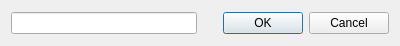
<?xml version="1.0" encoding="UTF-8"?>
<ui version="4.0">
 <class>GetPswd</class>
 <widget class="QDialog" name="GetPswd">
  <property name="geometry">
   <rect>
    <x>0</x>
    <y>0</y>
    <width>400</width>
    <height>46</height>
   </rect>
  </property>
  <property name="windowTitle">
   <string>Enter Pswd File Master Key</string>
  </property>
  <layout class="QHBoxLayout" name="horizontalLayout">
   <item>
    <widget class="QLineEdit" name="PswdEdit">
     <property name="echoMode">
      <enum>QLineEdit::Password</enum>
     </property>
    </widget>
   </item>
   <item>
    <widget class="QDialogButtonBox" name="buttonBox">
     <property name="orientation">
      <enum>Qt::Horizontal</enum>
     </property>
     <property name="standardButtons">
      <set>QDialogButtonBox::Cancel|QDialogButtonBox::Ok</set>
     </property>
    </widget>
   </item>
  </layout>
 </widget>
 <resources/>
 <connections>
  <connection>
   <sender>buttonBox</sender>
   <signal>rejected()</signal>
   <receiver>GetPswd</receiver>
   <slot>reject()</slot>
   <hints>
    <hint type="sourcelabel">
     <x>389</x>
     <y>20</y>
    </hint>
    <hint type="destinationlabel">
     <x>286</x>
     <y>31</y>
    </hint>
   </hints>
  </connection>
  <connection>
   <sender>PswdEdit</sender>
   <signal>returnPressed()</signal>
   <receiver>GetPswd</receiver>
   <slot>PswdAccepted()</slot>
   <hints>
    <hint type="sourcelabel">
     <x>150</x>
     <y>19</y>
    </hint>
    <hint type="destinationlabel">
     <x>4</x>
     <y>11</y>
    </hint>
   </hints>
  </connection>
  <connection>
   <sender>PswdEdit</sender>
   <signal>textChanged(QString)</signal>
   <receiver>GetPswd</receiver>
   <slot>PswdChanged(QString)</slot>
   <hints>
    <hint type="sourcelabel">
     <x>145</x>
     <y>15</y>
    </hint>
    <hint type="destinationlabel">
     <x>142</x>
     <y>0</y>
    </hint>
   </hints>
  </connection>
  <connection>
   <sender>buttonBox</sender>
   <signal>accepted()</signal>
   <receiver>GetPswd</receiver>
   <slot>PswdAccepted()</slot>
   <hints>
    <hint type="sourcelabel">
     <x>291</x>
     <y>24</y>
    </hint>
    <hint type="destinationlabel">
     <x>187</x>
     <y>45</y>
    </hint>
   </hints>
  </connection>
 </connections>
 <slots>
  <slot>PswdChanged(QString)</slot>
  <slot>PswdAccepted()</slot>
 </slots>
</ui>
